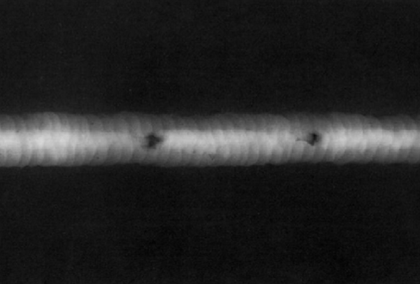
%> input picture source1.bmp, 420 x 284 px, shrunk from 1024 x 692 before the run
$ octave --eval "result = getEdge2(imread('source1.bmp'));"   (GNU Octave 9; MATLAB toolbox functions it lacks are replaced by stand-ins)
%> lines starting %> are read from the running program, lines starting %| are printed output that depends on the picture
### getEdgeCore.m
function result = getEdgeCore(core, image)

dilateImage = imdilate(image, core);
erodeImage = imerode(image, core);
dilateSubSource = uint8(dilateImage - image);
sourceSubErode = uint8(image - erodeImage);
result = uint8(min2img(dilateSubSource, sourceSubErode));

### min2img.m
function result = min2img(image1, image2)

[height1, width1] = size(image1);
[height2, width2] = size(image2);
result = zeros(height1, width1);
if height1 == height2 && width1 == width2
    for i = 1 : height1
       for j = 1 : width1
          if image1(i, j) < image2(i, j)
             result(i, j) = image1(i, j);
          else
              result(i, j) = image2(i, j);
          end
       end
    end
end

### getEdge2.m
function result = getEdge2(image)
n = 3;
[height, width] = size(image);
%> height = 284; width = 1260
%%
% [13 lines of commented-out code are left out]
%%
%version 2
% core = strel('diamond', 5);
%
% result = getEdgeCore(core, image);
%%
%version 3
tmp = double(zeros(height, width));

for i = 1 : n
   core(i) = strel('diamond', i);
end

for i = 1 : n
    tmp0 = double(getEdgeCore(core(i), image));
    tmp = tmp + tmp0;
end
%> this loop made 3 passes
%> pass 1, in getEdgeCore, `dilateSubSource = uint8(dilateImage - image);`:
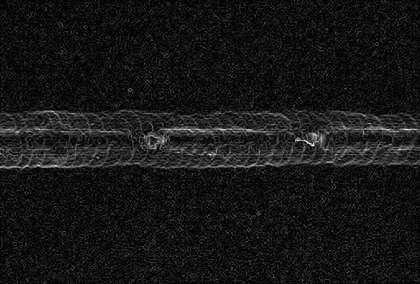
%> dilateSubSource: size 284x420x3 uint8; min 0, max 31, mean 2.7; drawn with min black and max white
%> pass 1, in getEdgeCore, `sourceSubErode = uint8(image - erodeImage);`:
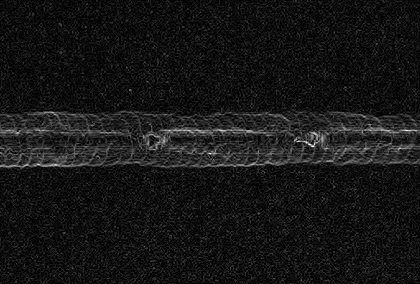
%> sourceSubErode: size 284x420x3 uint8; min 0, max 31, mean 2.7; mean of the top-left, top-right, bottom-left and bottom-right quarters 2.6, 2.7, 2.7, 2.8; drawn with min black and max white
%> after the loop:
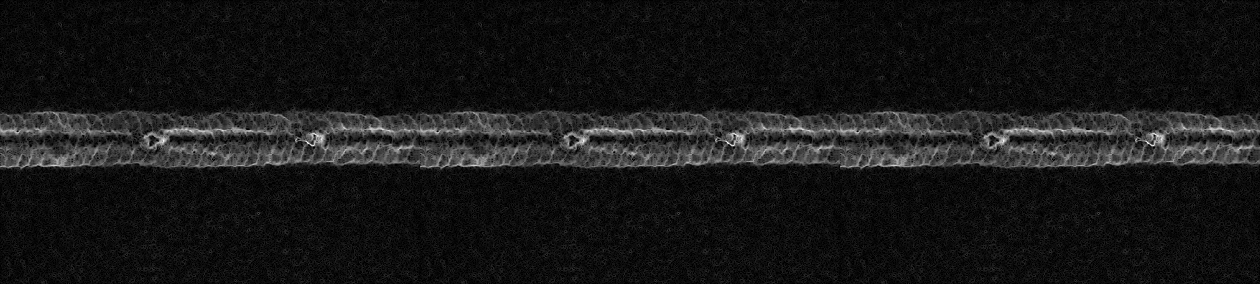
%> tmp: size 284x1260 double; min 0, max 96, mean 8.9; drawn with min black and max white
result = uint8(tmp / n);
%%
% [13 lines of commented-out code are left out]

$ run again, on source10.bmp
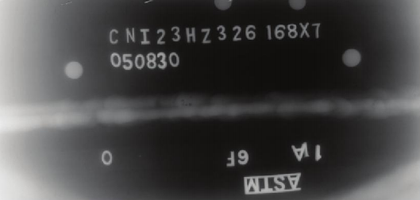
%> input picture source10.bmp, 420 x 200 px, shrunk from 529 x 252 before the run
%> the loop in getEdge2, `for i = 1 : n` made 3 passes
%> pass 1, in getEdgeCore, `sourceSubErode = uint8(image - erodeImage);`:
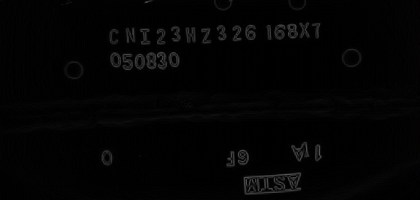
%> sourceSubErode: size 200x420x3 uint8; mean R, G, B 3.3, 3.4, 3.4
%> in getEdge2, `result = uint8(tmp / n);`:
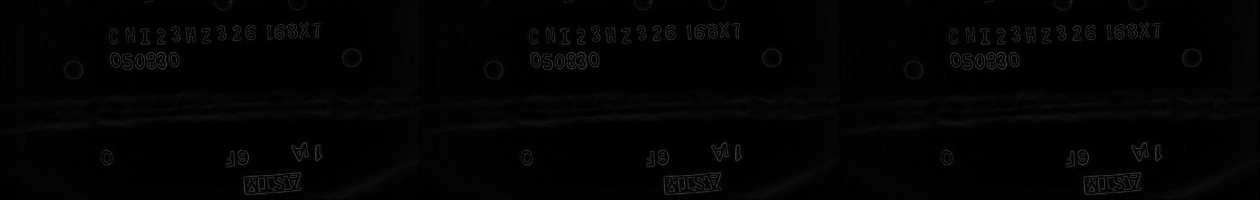
%> result: size 200x1260 uint8; min 0, max 61, mean 3.3

$ run again, on source11.bmp
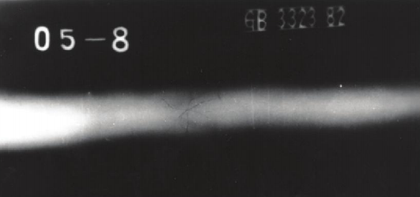
%> input picture source11.bmp, 420 x 197 px, shrunk from 531 x 249 before the run
%> the loop in getEdge2, `for i = 1 : n` made 3 passes
%> pass 1, in getEdgeCore, `dilateSubSource = uint8(dilateImage - image);`:
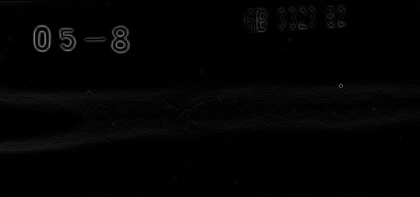
%> dilateSubSource: size 197x420x3 uint8; mean R, G, B 3, 3.1, 3.1
%> in getEdge2, `result = uint8(tmp / n);`:
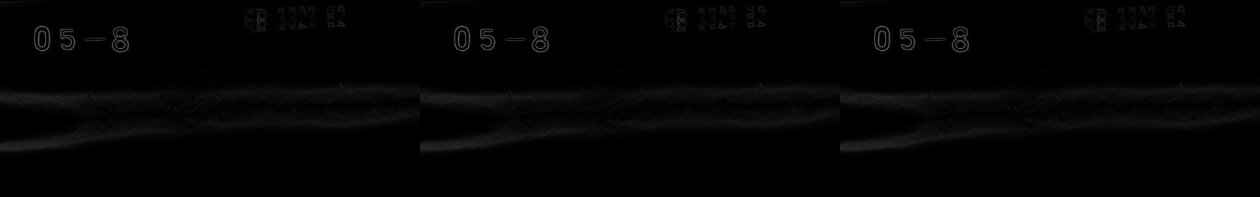
%> result: size 197x1260 uint8; min 0, max 98, mean 3.5

$ run again, on source2.bmp
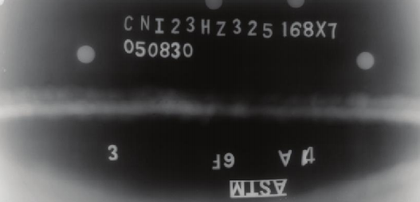
%> input picture source2.bmp, 420 x 202 px, shrunk from 527 x 253 before the run
%> the loop in getEdge2, `for i = 1 : n` made 3 passes
%> pass 1, in getEdgeCore, `sourceSubErode = uint8(image - erodeImage);`:
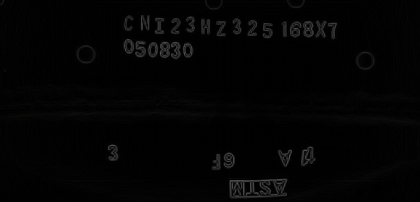
%> sourceSubErode: size 202x420x3 uint8; mean R, G, B 3.4, 3.5, 3.5
%> in getEdge2, `result = uint8(tmp / n);`:
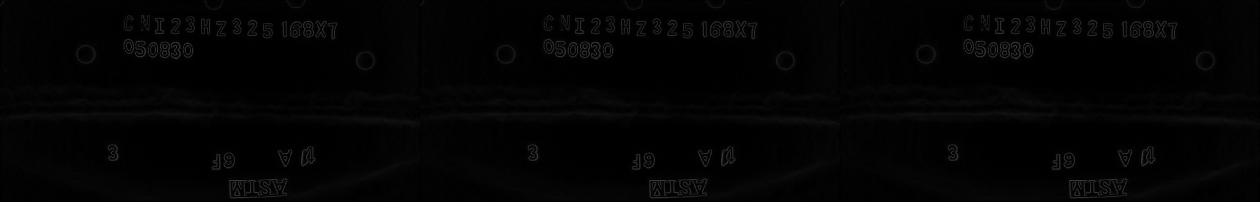
%> result: size 202x1260 uint8; min 0, max 66, mean 3.4
